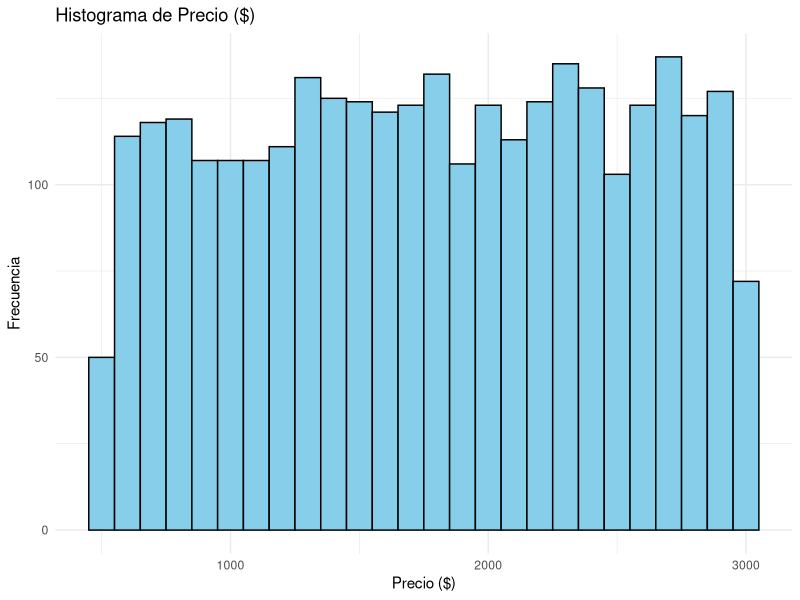
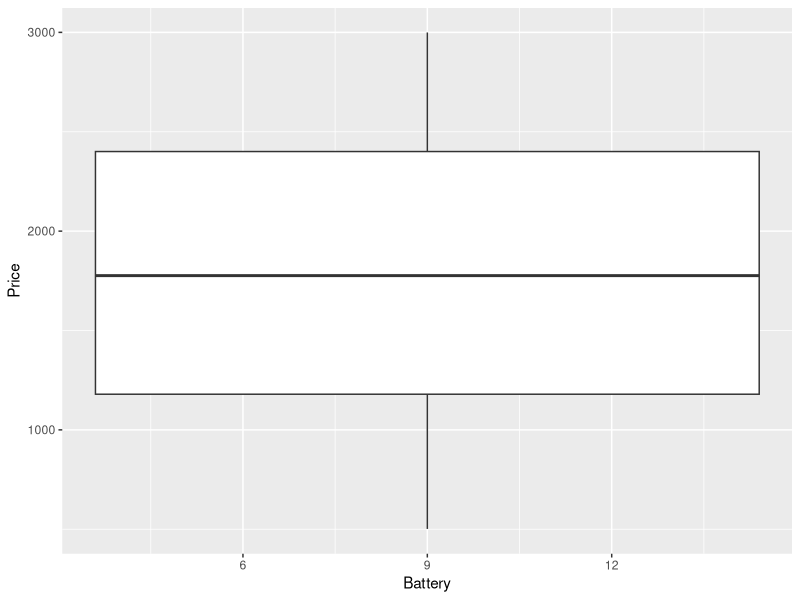
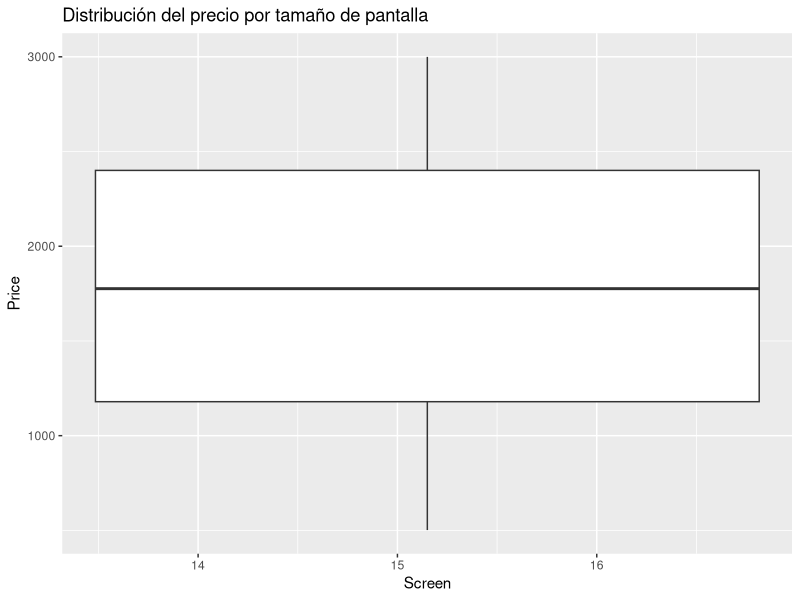

Write R code to recreate these figures, in order. (Note: this script raises an error after producing the figures.)
## ---- chunk 1
knitr::opts_chunk$set(echo = FALSE, message = F, warning = F)
## ---- chunk 2

## ---- chunk 3
    #| label: fig-mpgwt
    #| fig-cap: "Diagrama de dispersion"
    
    library(ggplot2)
    library(readr)

    # Leer un archivo CSV
    datos <- read_csv("laptop Price Prediction Dataset.csv")

    ggplot(datos, aes(x = `Price`)) +
  geom_histogram(binwidth = 100, fill = "skyblue", color = "black") +
  labs(title = "Histograma de Precio ($)", x = "Precio ($)", y = "Frecuencia") +
  theme_minimal()
## ---- chunk 4
# Boxplot
ggplot(datos, aes(x = `Battery`, y = `Price`)) + 
  geom_boxplot()
## ---- chunk 5
ggplot(datos, aes(x=Screen, y=Price)) + 
  geom_boxplot() +
  labs(title="Distribución del precio por tamaño de pantalla")
## ---- chunk 6
m1 <- lm(Price ~ . - Model, data=datos)

library(car)
vif(m1) 
## ---- chunk 7
library(tseries)
library(nortest)

shapiro.test(m1$residuals)
## ---- chunk 8
library(lmtest)
bptest(m1)
## ---- chunk 9
library(lmtest)
bgtest(m1)
## ---- chunk 10
# a. Procedimiento gráfico
# - Gráfico de residuales estandarizados vs variable respuesta
plot(var_cuanti$Price,residuales)
abline(h=0)
#Ideal
## ---- chunk 11
influence.measures(m1)
## ---- chunk 12
p=10
n = 3000
prueba_ddfits = 2*sqrt(p/n) #0.1154700
prueba_ddfits

prueba_dfbeta = 2/sqrt(n)
prueba_dfbeta #0.03651484
## ---- chunk 13
mfinal_log <- lm(log(Price) ~ . - Model, data=datos1)
summary(mfinal_log)
## ---- chunk 14
qqPlot(mfinal_log$residuals, xlab = 'Cuantiles de distribucion normal',
       ylab = 'Cuantiles de residuales', pch = 16, col = "orange",
       col.lines = "red")
## ---- chunk 15
modb<- step(mfinal_log, trace = T, direction = "backward")
modb
summary(modb)


modf<-step(mfinal_log, trace = T, direction = "both")
modf
summary(modf)
